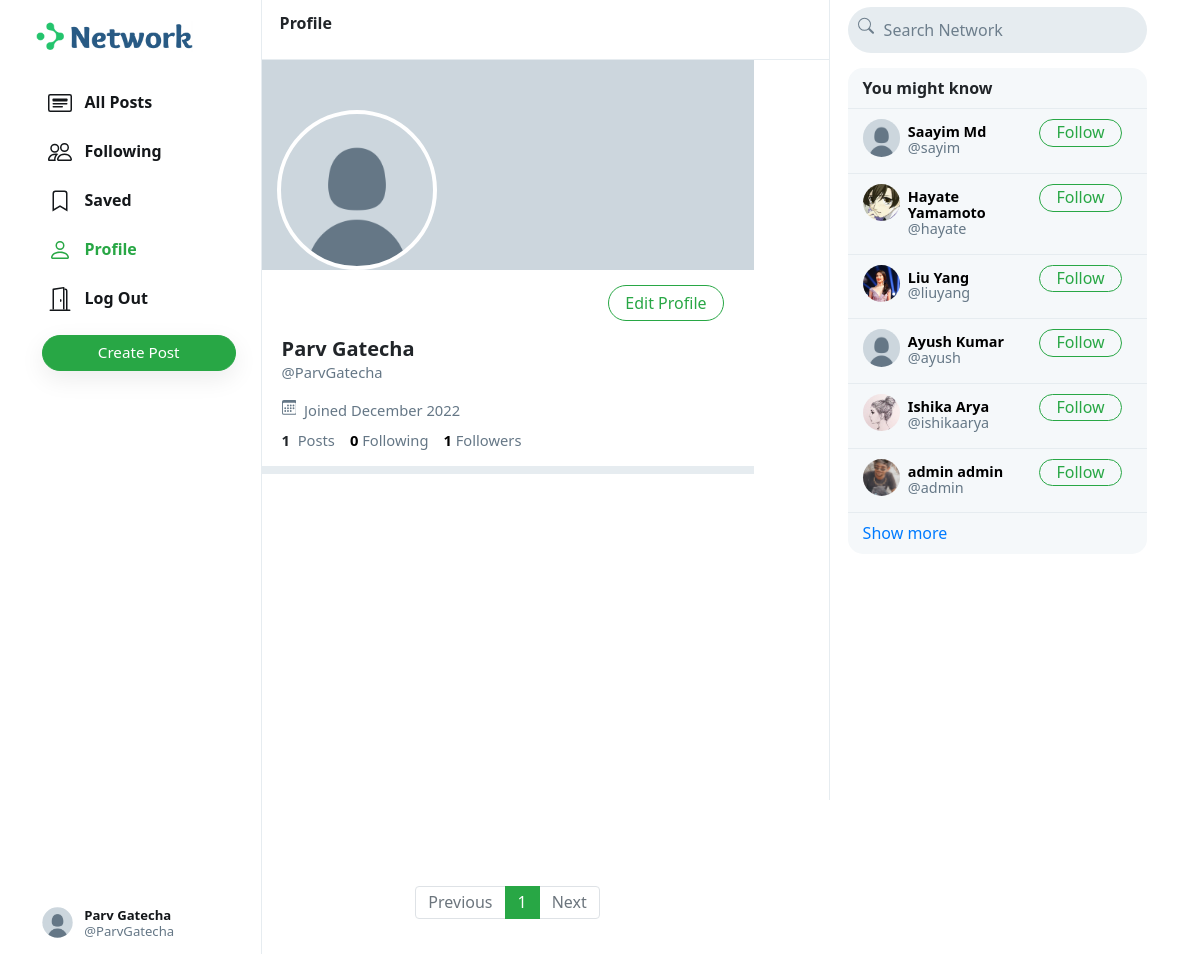
The app's page /ParvGatecha (signed in) with its own data.
### network/models.py (models this page shows, shortened)
class User(AbstractUser):
    profile_pic = models.ImageField(upload_to='profile_pic/')
    bio = models.TextField(max_length=160, blank=True, null=True)
    cover = models.ImageField(upload_to='covers/', blank=True)

### network/views.py (the view)
# urls.py: path("<str:username>", views.profile, name='profile'),
def profile(request, username):
    user = User.objects.get(username=username)
    all_posts = Post.objects.filter(creater=user).order_by('-date_created')
    paginator = Paginator(all_posts, 10)
    page_number = request.GET.get('page')
    if page_number == None:
        page_number = 1
    posts = paginator.get_page(page_number)
    followings = []
    suggestions = []
    follower = False
    if request.user.is_authenticated:
        followings = Follower.objects.filter(followers=request.user).values_list('user', flat=True)
        suggestions = User.objects.exclude(pk__in=followings).exclude(username=request.user.username).order_by("?")[:6]
        if request.user in Follower.objects.get(user=user).followers.all():
            follower = True
    follower_count = Follower.objects.get(user=user).followers.all().count()
    following_count = Follower.objects.filter(followers=user).count()
    return render(request, 'network/profile.html', {
        "username": user,
        "posts": posts,
        "posts_count": all_posts.count(),
        "suggestions": suggestions,
        "page": "profile",
        "is_follower": follower,
        "follower_count": follower_count,
        "following_count": following_count
    })

### network/templates/network/profile.html (shortened to what this page needs)
{% extends 'network/index.html' %}
{% load static %}
{% block profile %}
    <div class="profile-view" data-user="{{username.username}}">
        <div class="cover-image" style="background-image: url(/media/{{username.cover}})"></div>
        <div class="profile-image" style="background-image: url(/media/{{username.profile_pic}})"></div>
        <div class="profile-details">
            <div>
                {% if user.username == username.username %}
                    <button class="btn btn-outline-success float-right" id="edit-profile-btn">Edit Profile</button>
                {% endif %}
            </div>
            <div class="details-data">
                <h5>{{username.first_name}} {{username.last_name}}</h5>
                <div class="grey">@{{username.username}}</div>
                <div class="grey" style="padding: 8px 0px;">
                    &nbsp;Joined {{username.date_joined | date:"F Y"}}
                </div>
                <div>
                    <strong>
                        {{posts_count}}
                    </strong>
                    &nbsp;<span class="grey">Posts</span>
                    <a href="#">
                        <strong id="following__count">{{following_count | default:0}}</strong>&nbsp;<span class="grey">Following</span>
                    </a>
                    <a href="#">
                        <strong id="follower__count">{{follower_count | default:0}}</strong>&nbsp;<span class="grey">Followers</span>
                    </a>
                </div>
            </div>
        </div>
    </div>
    <div class="space"></div>
{% endblock %}

### network/templates/network/layout.html (shortened to what this page needs)
{% load static %}
<!DOCTYPE html>
<html lang="en">
    <head>
        <link rel="stylesheet" href="https://stackpath.bootstrapcdn.com/bootstrap/4.4.1/css/bootstrap.min.css">
        <link href="{% static 'network/styles.css' %}" rel="stylesheet">
    </head>
    <body>
        <div class="body" data-page="{{page}}">
            <div class="sidenav">
                <a href="{% url 'index' %}" class="navbar-brand">
                    <img src="{% static 'network/Images/logo.png' %}" height="31px">
                </a>
                <div style="height: 100%;">
                    <div>
                        <div>
                            <ul>
                                <li class="nav-item" id="all_posts">
                                <a href="{% url 'index' %}" class="nav-link">
                                    <div>
                                        &nbsp;&nbsp;All Posts
                                    </div>
                                </a>
                                </li>
                                {% if user.is_authenticated %}
                                    <li class="nav-item" id="following">
                                        <a href="{% url 'following' %}" class="nav-link">
                                            <div>
                                                &nbsp;&nbsp;Following
                                            </div>
                                        </a>
                                    </li>
                                    <li class="nav-item" id="saved">
                                        <a href="{% url 'saved' %}" class="nav-link">
                                            <div>
                                                <svg width="1.5em" height="1.5em" viewBox="0 0 16 16" class="bi bi-bookmark" fill="currentColor" xmlns="http://www.w3.org/2000/svg">
                                                    <path fill-rule="evenodd" d="M8 12l5 3V3a2 2 0 0 0-2-2H5a2 2 0 0 0-2 2v12l5-3zm-4 1.234l4-2.4 4 2.4V3a1 1 0 0 0-1-1H5a1 1 0 0 0-1 1v10.234z"/>
                                                  </svg>
                                                &nbsp;&nbsp;Saved
                                            </div>
                                        </a>
                                    </li>
                                    <li class="nav-item" id="profile">
                                        <a href="{% url 'profile' user.username %}" class="nav-link">
                                            <div>
                                                &nbsp;&nbsp;Profile
                                            </div>
                                        </a>
                                    </li>
                                    <li class="nav-item" id="logout">
                                        <a href="{% url 'logout' %}" class="nav-link">
                                            <div>
                                                &nbsp;&nbsp;Log Out
                                            </div>
                                        </a>
                                    </li>
                                {% endif %}
                            </ul>
                        </div>
                        {% if user.is_authenticated %}
                            <button id="popup-btn" class="btn btn-success new-post-btn" onclick="createpost()">Create Post</button>
                        {% endif %}
                    </div>
                    <div style="position: absolute; bottom: 10px;">
                        {% if user.is_authenticated %}
                            <li class="nav-item sidenav-user">
                                <a href="{% url 'profile' user.username %}" class="nav-link">
                                    <div class="user_account">
                                        <div class="small-profilepic" style="float: left; background-image: url(/media/{{user.profile_pic}})"></div>
                                        <div style="height: 2.7vw; margin: auto;">
                                            <div style="margin-top: 4px;"><strong>{{user.first_name}} {{user.last_name}}</strong></div>
                                            <div class="grey" style="margin-top: 4px;">@{{ user.username }}</div>
                                        </div>
                                    </div>
                                </a>
                            </li>
                        {% endif %}
                    </div>
                </div>
            </div>
            {% block body %}
            {% endblock %}
            <div class="right-div">
                <nav class="head">
                    <form action="#">
                        <div class="search-div">
                            <div>
                            </div>
                            <input type="text" name="query" id="search-box" placeholder="Search Network">
                        </div>
                    </form>
                </nav>
                <div class='right-div-content'>
                    <div class="space" style="background-color: white;"></div>
                    {% if user.is_authenticated %}
                        <div class="suggestion-box">
                            <div class="suggestion-header">
                                You might know
                            </div>
                            {% for suggestion in suggestions %}
                                <div class="suggestion-user">
                                    <div>
                                        <a href="{% url 'profile' suggestion.username %}">
                                            <div class="small-profilepic" style="background-image: url(/media/{{suggestion.profile_pic}})"></div>
                                        </a>
                                    </div>
                                    <div class="user-details">
                                        <a href="{% url 'profile' suggestion.username %}">
                                            <div id="user-name">
                                                <strong>
                                                    {{suggestion.first_name}} {{suggestion.last_name}}
                                                </strong>
                                            </div>
                                            <div class="grey">@{{suggestion.username}}</div>
                                        </a>
                                    </div>
                                    <div>
                                        <button class="btn btn-outline-success" type="button" onclick="follow_user(this,'{{suggestion.username}}','suggestion')">Follow</button>
                                    </div>
                                </div>
                            {% empty %}
                                    <div style="text-align: center; border-bottom: .5px solid #e6ecf0; padding: 10px 15px;">
                                        <span class="grey" style="font-size: .9em;">No suggestions available.</span>
                                    </div>
                            {% endfor %}
                            <div class="suggestion-footer">
                                <a href="#">Show more</a>
                            </div>
                        </div>
                    {% endif %}
                </div>
            </div>
        </div>
    </body>
</html>

### network/static/network/styles.css (style rules this page uses)
.body { display: flex; min-height: 100%; font-family: system-ui, sans-serif; }
.btn { border-radius: 20px; padding: 0.32rem 1rem 0.375rem 1rem; margin-right: 10px; float: right; }
.btn, .btn:focus, .btn:active { box-shadow: none !important; -webkit-box-shadow: none !important; }
.grey { color: #657786; }
svg { vertical-align: text-top; }
.sidenav { height: 100%; width: 21.8%; position: fixed; top: 0; left: 0; padding: 15px; list-style: none; border-right: .5px solid #e6ecf0; z-index: 100; padding-left: 3%; background-color: white; }
.sidenav ul { list-style: none; padding-left: 0px; margin-top: 3vh; }
.sidenav li { margin-top: 7px; }
.sidenav .nav-link { color: #14171a; line-height: .7em; font-weight: 700; padding: 0px; }
.sidenav .nav-link > div { padding: 10px 20px 8px 12px; border-radius: 25px; line-height: 0.9em; width: max-content; }
.new-post-btn { padding-left: 55px !important; padding-right: 55px !important; font-size: .95em; font-weight: 530; box-shadow: rgba(0, 0, 0, 0.08) 0px 8px 24px !important; }
.user_account { display: flex; font-size: .82rem; font-weight: normal; padding-top: 3px !important; padding-bottom: 3px !important; padding-left: 3px !important; }
.user_account .small-profilepic { transform: scale(.82); margin-left: auto; margin-top: auto; }
.active a { color: #28a745 !important; }
.head { height: 7.5vh; }
.small-profilepic { width: 3.1vw; height: 3.1vw; border-radius: 9999px; overflow: hidden; margin-right: 8px; background-size: cover; background-repeat: no-repeat; background-position: center; box-sizing: content-box; }
.space { height: 8px; background-color: #e6ecf0; }
.cover-image { height: 210px; background-size: cover; background-position: center; background-repeat: no-repeat; background-color: #ccd6dd; }
.profile-image { width: 160px; height: 160px; position: absolute; left: 15px; top: 110px; border-radius: 99999px; border: 4px solid white; background-size: cover; background-repeat: no-repeat; background-position: center; background-color: white; }
.profile-details { padding: 15px 20px; }
.profile-details button { padding-bottom: 0.3rem; margin-right: 10px; }
.profile-details > .details-data { margin-top: 52px; font-size: .92em; }
.profile-details h5 { font-weight: 800; margin-bottom: 0px; }
.profile-details a { color: black; text-decoration: none; }
.right-div { width: 28%; height: 100vh; position: fixed; right: 2.95%; border-left: .5px solid #e6ecf0; background-color: white; }
.right-div .head { padding: .9vh 1.5vw; }
.right-div .search-div { margin-left: auto; margin-right: auto; display: flex; border-radius: 25px; background-color: #e6ecf0; padding-left: 10px; padding-right: 10px; vertical-align: middle; }
#search-box { height: 5.7vh; border: none; background: none; outline: none; width: 100%; margin-left: 8px; }
#search-box::placeholder { color: #6d7e8c; }
.right-div-content { height: 92.5vh; overflow: auto; padding-left: 1.5vw; padding-right: 1.5vw; }
.suggestion-box, .guest-box { border-radius: 15px; overflow: hidden; background-color: #f5f8fa; }
.suggestion-header { padding: 13px 15px; line-height: .9em; font-weight: 800; border-bottom: .5px solid #e6ecf0; }
.suggestion-user { display: flex; padding: 10px 15px; font-size: .9em; border-bottom: .5px solid #e6ecf0; }
.suggestion-user a { color: black; text-decoration: none; }
.user-details { flex: 1; line-height: 1.1em; padding: 5px 0px 7px 0px; }
.suggestion-user .btn { padding: 0em 1em .09em 1em; }
.suggestion-footer { padding: 13px 15px; line-height: .9em; }
.suggestion-footer a { text-decoration: none; }

### records on screen
User: profile_pic (placeholder picture), first_name "Parv", last_name "Gatecha", username "ParvGatecha", date_joined "December 2022"
User: profile_pic (placeholder picture), first_name "Saayim", last_name "Md", username "sayim"
User: profile_pic (picture), first_name "Hayate", last_name "Yamamoto", username "hayate"
User: profile_pic (picture), first_name "Liu", last_name "Yang", username "liuyang"
User: profile_pic (placeholder picture), first_name "Ayush", last_name "Kumar", username "ayush"
User: profile_pic (picture), first_name "Ishika", last_name "Arya", username "ishikaarya"
User: profile_pic (picture), first_name "admin", last_name "admin", username "admin"

### other values on screen
{{ posts_count }} "1"
{{ following_count | default:0 }} "0"
{{ follower_count | default:0 }} "1"
{{ each }} "1"
